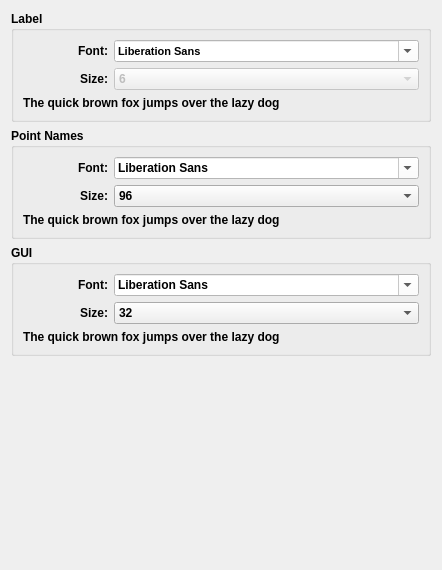
     <widget class="QWidget" name="fontsTab">
      <attribute name="title">
       <string>Fonts</string>
      </attribute>
      <layout class="QVBoxLayout" name="verticalLayout_19">
       <item>
        <widget class="QGroupBox" name="labelFont_GroupBox">
         <property name="sizePolicy">
          <sizepolicy hsizetype="Expanding" vsizetype="Preferred">
           <horstretch>0</horstretch>
           <verstretch>0</verstretch>
          </sizepolicy>
         </property>
         <property name="minimumSize">
          <size>
           <width>420</width>
           <height>0</height>
          </size>
         </property>
         <property name="font">
          <font>
           <bold>true</bold>
          </font>
         </property>
         <property name="title">
          <string>Label</string>
         </property>
         <layout class="QVBoxLayout" name="verticalLayout_4">
          <item>
           <layout class="QFormLayout" name="formLayout_2">
            <item row="0" column="0">
             <widget class="QLabel" name="labelFont_Label">
              <property name="minimumSize">
               <size>
                <width>85</width>
                <height>0</height>
               </size>
              </property>
              <property name="maximumSize">
               <size>
                <width>16777215</width>
                <height>16777215</height>
               </size>
              </property>
              <property name="font">
               <font>
                <pointsize>9</pointsize>
               </font>
              </property>
              <property name="text">
               <string>Font:</string>
              </property>
              <property name="alignment">
               <set>Qt::AlignRight|Qt::AlignTrailing|Qt::AlignVCenter</set>
              </property>
             </widget>
            </item>
            <item row="0" column="1">
             <widget class="QFontComboBox" name="labelFont_ComboBox">
              <property name="minimumSize">
               <size>
                <width>0</width>
                <height>0</height>
               </size>
              </property>
              <property name="font">
               <font>
                <pointsize>8</pointsize>
               </font>
              </property>
              <property name="styleSheet">
               <string notr="true">background-color: rgb(255, 255, 255);</string>
              </property>
             </widget>
            </item>
            <item row="1" column="0">
             <widget class="QLabel" name="fontSize_Label">
              <property name="minimumSize">
               <size>
                <width>85</width>
                <height>0</height>
               </size>
              </property>
              <property name="maximumSize">
               <size>
                <width>16777215</width>
                <height>16777215</height>
               </size>
              </property>
              <property name="text">
               <string>Size:</string>
              </property>
              <property name="alignment">
               <set>Qt::AlignRight|Qt::AlignTrailing|Qt::AlignVCenter</set>
              </property>
             </widget>
            </item>
            <item row="1" column="1">
             <widget class="QComboBox" name="labelFontSize_ComboBox">
              <property name="enabled">
               <bool>false</bool>
              </property>
              <property name="maximumSize">
               <size>
                <width>16777215</width>
                <height>16777215</height>
               </size>
              </property>
              <property name="currentText">
               <string>6</string>
              </property>
              <item>
               <property name="text">
                <string>6</string>
               </property>
              </item>
              <item>
               <property name="text">
                <string>7</string>
               </property>
              </item>
              <item>
               <property name="text">
                <string>8</string>
               </property>
              </item>
              <item>
               <property name="text">
                <string>9</string>
               </property>
              </item>
              <item>
               <property name="text">
                <string>10</string>
               </property>
              </item>
              <item>
               <property name="text">
                <string>10.5</string>
               </property>
              </item>
              <item>
               <property name="text">
                <string>11</string>
               </property>
              </item>
              <item>
               <property name="text">
                <string>12</string>
               </property>
              </item>
              <item>
               <property name="text">
                <string>13</string>
               </property>
              </item>
              <item>
               <property name="text">
                <string>14</string>
               </property>
              </item>
              <item>
               <property name="text">
                <string>15</string>
               </property>
              </item>
              <item>
               <property name="text">
                <string>16</string>
               </property>
              </item>
              <item>
               <property name="text">
                <string>18</string>
               </property>
              </item>
              <item>
               <property name="text">
                <string>20</string>
               </property>
              </item>
              <item>
               <property name="text">
                <string>22</string>
               </property>
              </item>
              <item>
               <property name="text">
                <string>24</string>
               </property>
              </item>
              <item>
               <property name="text">
                <string>26</string>
               </property>
              </item>
              <item>
               <property name="text">
                <string>28</string>
               </property>
              </item>
              <item>
               <property name="text">
                <string>32</string>
               </property>
              </item>
              <item>
               <property name="text">
                <string>36</string>
               </property>
              </item>
              <item>
               <property name="text">
                <string>40</string>
               </property>
              </item>
              <item>
               <property name="text">
                <string>44</string>
               </property>
              </item>
              <item>
               <property name="text">
                <string>48</string>
               </property>
              </item>
              <item>
               <property name="text">
                <string>54</string>
               </property>
              </item>
              <item>
               <property name="text">
                <string>60</string>
               </property>
              </item>
              <item>
               <property name="text">
                <string>66</string>
               </property>
              </item>
              <item>
               <property name="text">
                <string>72</string>
               </property>
              </item>
              <item>
               <property name="text">
                <string>80</string>
               </property>
              </item>
              <item>
               <property name="text">
                <string>96</string>
               </property>
              </item>
             </widget>
            </item>
           </layout>
          </item>
          <item>
           <widget class="QLabel" name="label_Label">
            <property name="minimumSize">
             <size>
              <width>395</width>
              <height>0</height>
             </size>
            </property>
            <property name="text">
             <string>The quick brown fox jumps over the lazy dog</string>
            </property>
           </widget>
          </item>
         </layout>
        </widget>
       </item>
       <item>
        <widget class="QGroupBox" name="pointNameFont_GroupBox">
         <property name="sizePolicy">
          <sizepolicy hsizetype="Expanding" vsizetype="Preferred">
           <horstretch>0</horstretch>
           <verstretch>0</verstretch>
          </sizepolicy>
         </property>
         <property name="minimumSize">
          <size>
           <width>420</width>
           <height>0</height>
          </size>
         </property>
         <property name="font">
          <font>
           <bold>true</bold>
          </font>
         </property>
         <property name="title">
          <string>Point Names</string>
         </property>
         <layout class="QVBoxLayout" name="verticalLayout_5">
          <item>
           <layout class="QFormLayout" name="formLayout_3">
            <item row="0" column="0">
             <widget class="QLabel" name="pointNameFont_Label">
              <property name="minimumSize">
               <size>
                <width>85</width>
                <height>0</height>
               </size>
              </property>
              <property name="maximumSize">
               <size>
                <width>16777215</width>
                <height>16777215</height>
               </size>
              </property>
              <property name="font">
               <font>
                <pointsize>9</pointsize>
               </font>
              </property>
              <property name="text">
               <string>Font:</string>
              </property>
              <property name="alignment">
               <set>Qt::AlignRight|Qt::AlignTrailing|Qt::AlignVCenter</set>
              </property>
             </widget>
            </item>
            <item row="0" column="1">
             <widget class="QFontComboBox" name="pointNameFont_ComboBox">
              <property name="minimumSize">
               <size>
                <width>200</width>
                <height>0</height>
               </size>
              </property>
              <property name="font">
               <font/>
              </property>
              <property name="styleSheet">
               <string notr="true">background-color: rgb(255, 255, 255);</string>
              </property>
             </widget>
            </item>
            <item row="1" column="0">
             <widget class="QLabel" name="pointNameFontSize_Label">
              <property name="minimumSize">
               <size>
                <width>85</width>
                <height>0</height>
               </size>
              </property>
              <property name="maximumSize">
               <size>
                <width>16777215</width>
                <height>16777215</height>
               </size>
              </property>
              <property name="text">
               <string>Size:</string>
              </property>
              <property name="alignment">
               <set>Qt::AlignRight|Qt::AlignTrailing|Qt::AlignVCenter</set>
              </property>
             </widget>
            </item>
            <item row="1" column="1">
             <widget class="QComboBox" name="pointNameFontSize_ComboBox">
              <property name="maximumSize">
               <size>
                <width>16777215</width>
                <height>16777215</height>
               </size>
              </property>
              <property name="currentText">
               <string>96</string>
              </property>
              <property name="currentIndex">
               <number>28</number>
              </property>
              <item>
               <property name="text">
                <string>6</string>
               </property>
              </item>
              <item>
               <property name="text">
                <string>7</string>
               </property>
              </item>
              <item>
               <property name="text">
                <string>8</string>
               </property>
              </item>
              <item>
               <property name="text">
                <string>9</string>
               </property>
              </item>
              <item>
               <property name="text">
                <string>10</string>
               </property>
              </item>
              <item>
               <property name="text">
                <string>10.5</string>
               </property>
              </item>
              <item>
               <property name="text">
                <string>11</string>
               </property>
              </item>
              <item>
               <property name="text">
                <string>12</string>
               </property>
              </item>
              <item>
               <property name="text">
                <string>13</string>
               </property>
              </item>
              <item>
               <property name="text">
                <string>14</string>
               </property>
              </item>
              <item>
               <property name="text">
                <string>15</string>
               </property>
              </item>
              <item>
               <property name="text">
                <string>16</string>
               </property>
              </item>
              <item>
               <property name="text">
                <string>18</string>
               </property>
              </item>
              <item>
               <property name="text">
                <string>20</string>
               </property>
              </item>
              <item>
               <property name="text">
                <string>22</string>
               </property>
              </item>
              <item>
               <property name="text">
                <string>24</string>
               </property>
              </item>
              <item>
               <property name="text">
                <string>26</string>
               </property>
              </item>
              <item>
               <property name="text">
                <string>28</string>
               </property>
              </item>
              <item>
               <property name="text">
                <string>32</string>
               </property>
              </item>
              <item>
               <property name="text">
                <string>36</string>
               </property>
              </item>
              <item>
               <property name="text">
                <string>40</string>
               </property>
              </item>
              <item>
               <property name="text">
                <string>44</string>
               </property>
              </item>
              <item>
               <property name="text">
                <string>48</string>
               </property>
              </item>
              <item>
               <property name="text">
                <string>54</string>
               </property>
              </item>
              <item>
               <property name="text">
                <string>60</string>
               </property>
              </item>
              <item>
               <property name="text">
                <string>66</string>
               </property>
              </item>
              <item>
               <property name="text">
                <string>72</string>
               </property>
              </item>
              <item>
               <property name="text">
                <string>80</string>
               </property>
              </item>
              <item>
               <property name="text">
                <string>96</string>
               </property>
              </item>
             </widget>
            </item>
           </layout>
          </item>
          <item>
           <widget class="QLabel" name="pointName_Label">
            <property name="minimumSize">
             <size>
              <width>395</width>
              <height>0</height>
             </size>
            </property>
            <property name="text">
             <string>The quick brown fox jumps over the lazy dog</string>
            </property>
           </widget>
          </item>
         </layout>
        </widget>
       </item>
       <item>
        <widget class="QGroupBox" name="pointNameFont_GroupBox_2">
         <property name="sizePolicy">
          <sizepolicy hsizetype="MinimumExpanding" vsizetype="Preferred">
           <horstretch>0</horstretch>
           <verstretch>0</verstretch>
          </sizepolicy>
         </property>
         <property name="minimumSize">
          <size>
           <width>420</width>
           <height>0</height>
          </size>
         </property>
         <property name="font">
          <font>
           <bold>true</bold>
          </font>
         </property>
         <property name="title">
          <string>GUI</string>
         </property>
         <layout class="QVBoxLayout" name="verticalLayout_6">
          <item>
           <layout class="QFormLayout" name="formLayout_4">
            <item row="0" column="0">
             <widget class="QLabel" name="guiFont_Label">
              <property name="minimumSize">
               <size>
                <width>85</width>
                <height>0</height>
               </size>
              </property>
              <property name="maximumSize">
               <size>
                <width>16777215</width>
                <height>16777215</height>
               </size>
              </property>
              <property name="font">
               <font>
                <pointsize>9</pointsize>
               </font>
              </property>
              <property name="text">
               <string>Font:</string>
              </property>
              <property name="alignment">
               <set>Qt::AlignRight|Qt::AlignTrailing|Qt::AlignVCenter</set>
              </property>
             </widget>
            </item>
            <item row="0" column="1">
             <widget class="QFontComboBox" name="guiFont_ComboBox">
              <property name="minimumSize">
               <size>
                <width>200</width>
                <height>0</height>
               </size>
              </property>
              <property name="font">
               <font/>
              </property>
              <property name="styleSheet">
               <string notr="true">background-color: rgb(255, 255, 255);</string>
              </property>
             </widget>
            </item>
            <item row="1" column="0">
             <widget class="QLabel" name="guiFontSize_Label">
              <property name="minimumSize">
               <size>
                <width>85</width>
                <height>0</height>
               </size>
              </property>
              <property name="maximumSize">
               <size>
                <width>16777215</width>
                <height>16777215</height>
               </size>
              </property>
              <property name="text">
               <string>Size:</string>
              </property>
              <property name="alignment">
               <set>Qt::AlignRight|Qt::AlignTrailing|Qt::AlignVCenter</set>
              </property>
             </widget>
            </item>
            <item row="1" column="1">
             <widget class="QComboBox" name="guiFontSize_ComboBox">
              <property name="maximumSize">
               <size>
                <width>16777215</width>
                <height>16777215</height>
               </size>
              </property>
              <property name="currentText">
               <string>32</string>
              </property>
              <property name="currentIndex">
               <number>18</number>
              </property>
              <item>
               <property name="text">
                <string>6</string>
               </property>
              </item>
              <item>
               <property name="text">
                <string>7</string>
               </property>
              </item>
              <item>
               <property name="text">
                <string>8</string>
               </property>
              </item>
              <item>
               <property name="text">
                <string>9</string>
               </property>
              </item>
              <item>
               <property name="text">
                <string>10</string>
               </property>
              </item>
              <item>
               <property name="text">
                <string>10.5</string>
               </property>
              </item>
              <item>
               <property name="text">
                <string>11</string>
               </property>
              </item>
              <item>
               <property name="text">
                <string>12</string>
               </property>
              </item>
              <item>
               <property name="text">
                <string>13</string>
               </property>
              </item>
              <item>
               <property name="text">
                <string>14</string>
               </property>
              </item>
              <item>
               <property name="text">
                <string>15</string>
               </property>
              </item>
              <item>
               <property name="text">
                <string>16</string>
               </property>
              </item>
              <item>
               <property name="text">
                <string>18</string>
               </property>
              </item>
              <item>
               <property name="text">
                <string>20</string>
               </property>
              </item>
              <item>
               <property name="text">
                <string>22</string>
               </property>
              </item>
              <item>
               <property name="text">
                <string>24</string>
               </property>
              </item>
              <item>
               <property name="text">
                <string>26</string>
               </property>
              </item>
              <item>
               <property name="text">
                <string>28</string>
               </property>
              </item>
              <item>
               <property name="text">
                <string>32</string>
               </property>
              </item>
              <item>
               <property name="text">
                <string>36</string>
               </property>
              </item>
              <item>
               <property name="text">
                <string>40</string>
               </property>
              </item>
              <item>
               <property name="text">
                <string>44</string>
               </property>
              </item>
              <item>
               <property name="text">
                <string>48</string>
               </property>
              </item>
              <item>
               <property name="text">
                <string>54</string>
               </property>
              </item>
              <item>
               <property name="text">
                <string>60</string>
               </property>
              </item>
              <item>
               <property name="text">
                <string>66</string>
               </property>
              </item>
              <item>
               <property name="text">
                <string>72</string>
               </property>
              </item>
              <item>
               <property name="text">
                <string>80</string>
               </property>
              </item>
              <item>
               <property name="text">
                <string>96</string>
               </property>
              </item>
             </widget>
            </item>
           </layout>
          </item>
          <item>
           <widget class="QLabel" name="gui_Label">
            <property name="minimumSize">
             <size>
              <width>395</width>
              <height>0</height>
             </size>
            </property>
            <property name="text">
             <string>The quick brown fox jumps over the lazy dog</string>
            </property>
           </widget>
          </item>
         </layout>
        </widget>
       </item>
       <item>
        <spacer name="verticalSpacer_5">
         <property name="orientation">
          <enum>Qt::Vertical</enum>
         </property>
         <property name="sizeHint" stdset="0">
          <size>
           <width>20</width>
           <height>203</height>
          </size>
         </property>
        </spacer>
       </item>
      </layout>
     </widget>
